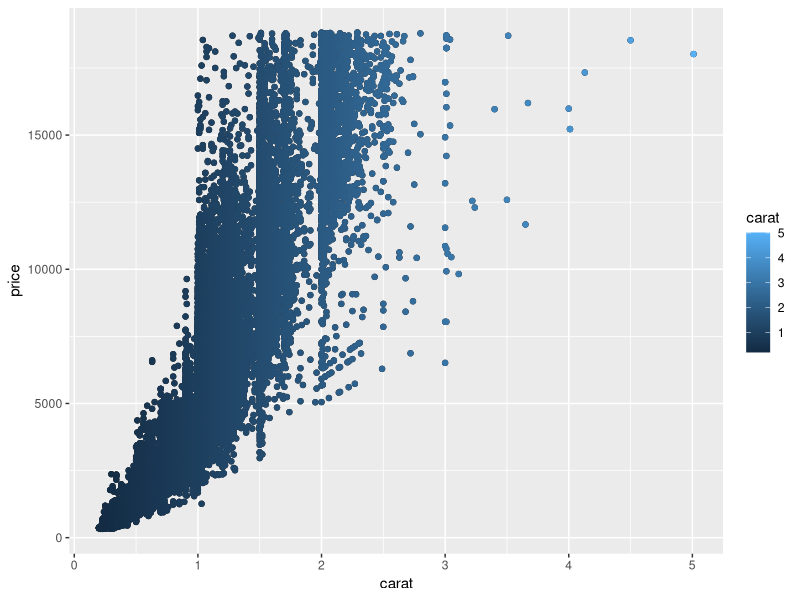
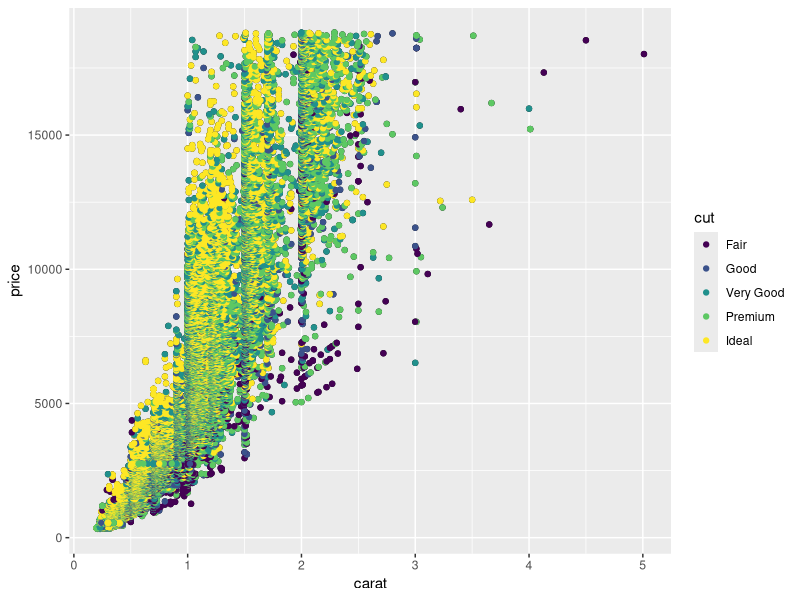
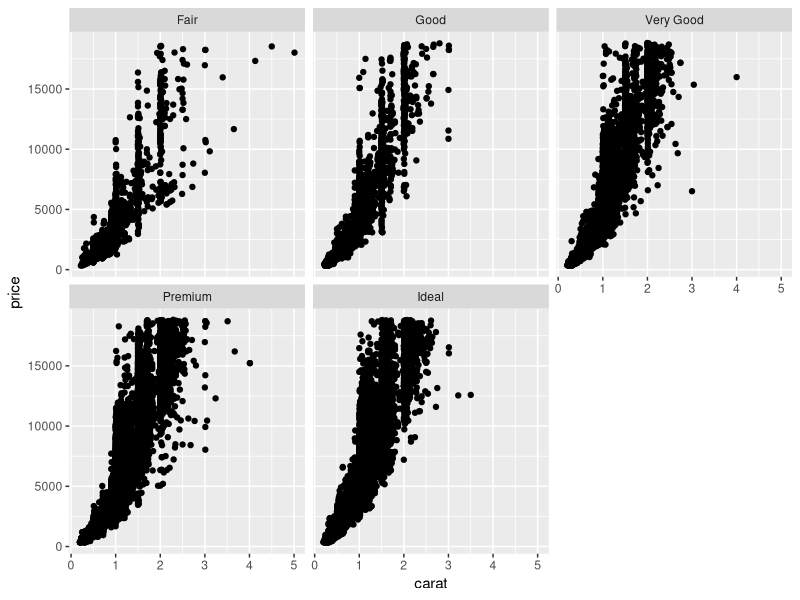
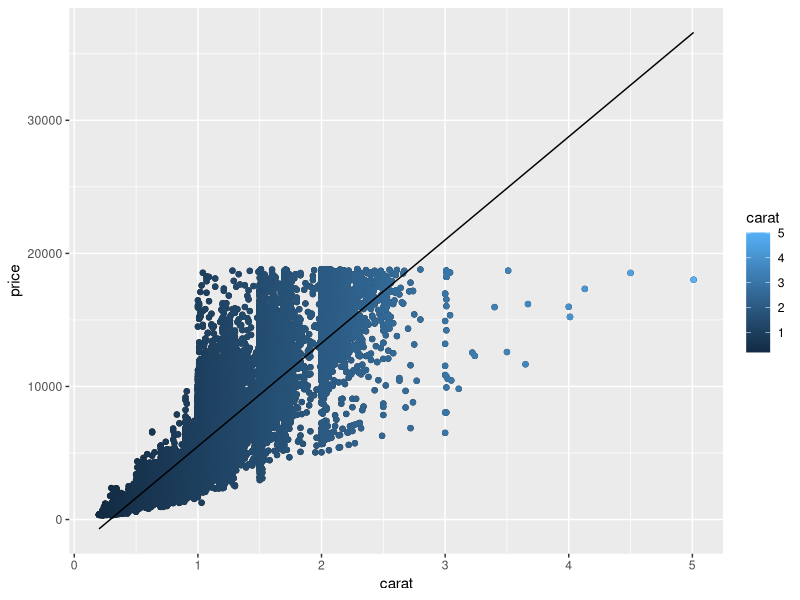
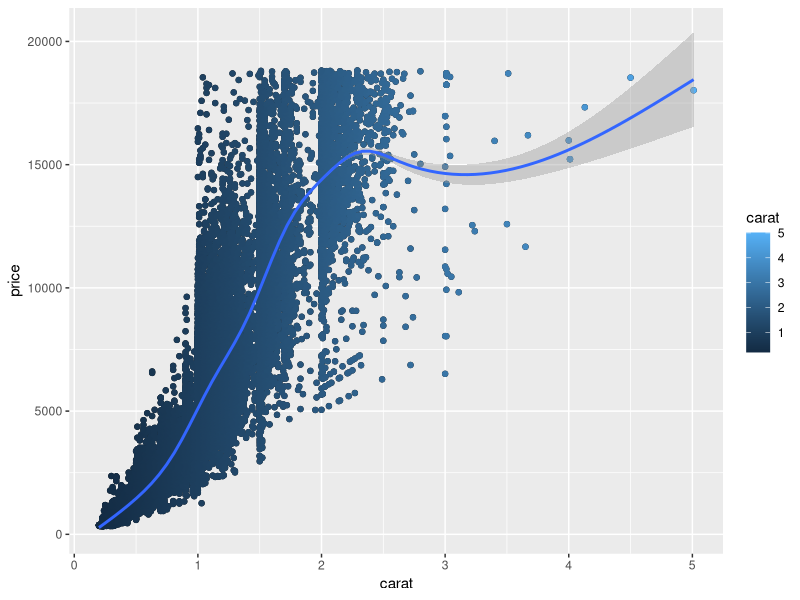
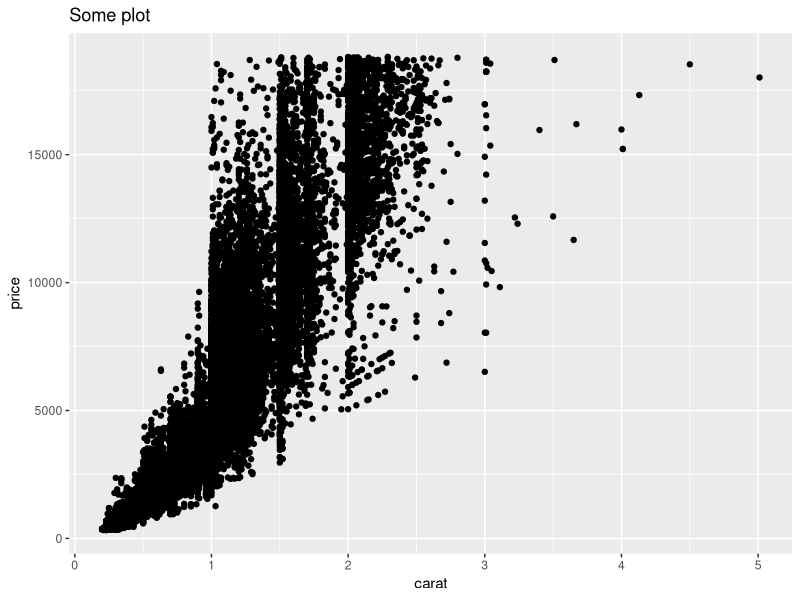

Recreate these plots in R, in order.
## What ggplot2 can do and can not do?
# gg stands for grammar of graphics. ggplot2 is consistent with grammar of graphics. 
# ggplot cannot do 3D graphic and interactive graphics.

## How does ggplot work?
# Every graph is composed of a data set, a set of geoms that represent data points, 
# and a coordinate system

# To display data values, map variables in the data set to aesthetic properties 
# of the geom like size, color, and x and y locations.

## How to think about graphics?
# 1) What dataset and observations do you want to plot?
# 2) How do you want to transform your data to represent it?
# 3) How do you want to represent it?
install.packages("ggplot2")
library(ggplot2)

# We would like to plot caret vs price in the diamonds dataset. 
# No transformation needed
# Represent it by points


# geom is a geometrical object used to represent data in a plot: points, lines, bins
# aes is the visual property of the objects in the plot 
# i.e. something you can see, examples: position, shape, size, color etc
d <- ggplot(diamonds, aes(x=carat, y=price))+
        geom_point()

# Represent it by points and also decorate it with different colors
# Emphasize the information about carat
d + geom_point(aes(colour = carat))

# Add another layer of information about the cut 
# by decorating the points with different colors according to their cuts
d + geom_point(aes(colour = cut))

# or by grouping the points by their cuts and draw separate plots
d + facet_wrap(~ cut)


# Add another layer of information about our linear prediction
pred <- predict(lm(price ~ carat, data = diamonds))
d + 
  geom_point(aes(colour = carat)) +
  geom_line(aes(y = pred))

# There doesn't seem to be linear pattern
# To better see the pattern of the data, we can use geom_smooth
# By default, the ggplot chooses a method to fit the data based on the size of the data
# and then draw 95% confidence level interval for predictions

d + 
  geom_point(aes(colour = carat)) + 
  geom_smooth()

d + ggtitle("Some plot") 

e <- ggplot(data=diamonds)+
  geom_line(mapping=aes(x=carat, y=depth))+
  geom_smooth()


e <- ggplot(data=diamonds, aes(x=carat, y=depth))+
  geom_line(aes(color=carat))+
  geom_smooth()

## Other considerations
# Position adjustment
# facet